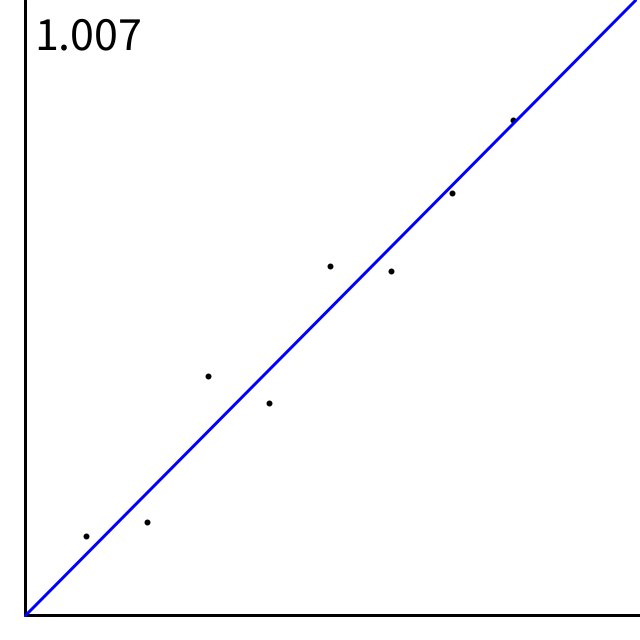
Frame 1 (no input)
Frame 60 (the mouse pressed at the canvas centre just before this capture): identical to frame 1, image omitted
Frame 120 (the mouse held since frame 60 and released just before this capture): identical to frame 1, image omitted

The Processing sketch that drew this single still picture (run headless with seeded random() and noise(); from frame 60 on, the mouse is pressed at the canvas centre):

// Processing sketch: LinearReggresion
// ── LinearReggresion.pde
private CoordSystem cs;
private Population pop;

void setup(){
  
  size(640,640);
  this.cs = new CoordSystem(10,10);
  this.cs.add(new Value(1,1 + random(2)-1));
  this.cs.add(new Value(2,2 + random(2)-1));
  this.cs.add(new Value(3,3 + random(2)-1));
  this.cs.add(new Value(4,4 + random(2)-1));
  this.cs.add(new Value(5,5 + random(2)-1));
  this.cs.add(new Value(6,6 + random(2)-1));
  this.cs.add(new Value(7,7 + random(2)-1));
  this.cs.add(new Value(8,8 + random(2)-1));
  
  this.pop = new Population(this.cs.getValues(), cs);
}

void tick() {
  this.pop.tick();
}

void draw(){
  this.tick();
  background(255);
  cs.render();
  
  
}

// ── CoordSystem.pde
class CoordSystem{
  
  private ArrayList<Value> points;
  private float xScale, yScale;
  private float mValue;
  private float currMValue;
  private int xlen , ylen;
  
  public CoordSystem(int xunits, int yunits){
    this.xlen = xunits;
    this.ylen = yunits;
    this.xScale = (width-25)/xunits;
    this.yScale = (height-25)/yunits;
    this.points = new ArrayList<Value>();
    this.mValue = 0;
  }
  
  public void render(){
    stroke(0);
    strokeWeight(3);
    line(25,height-25,width,height-25);
    line(25,height-25, 25, 0);
    strokeWeight(6);
    for(Value p: points){
      point(25 + p.getX()*xScale, (height-25) - p.getY()*yScale);
    }
    
    
    strokeWeight(3);
    
    stroke(9,255,0,100); 
    //line(25, height-25,
    //        25 + ylen*xScale, (height-25) - ylen*currMValue*yScale);
    stroke(0,0,255);
    line(25, height-25,
            25 + ylen*xScale, (height-25) - ylen*mValue*yScale);
    
    textSize(48);
    fill(0);
    text(mValue, 25, 50);
    
  }
  
  public void add(Value v){
    this.points.add(v);
  }
  
  public ArrayList<Value> getValues(){
    return points;
  }
  
  public void setMValue(float m){
    this.mValue = m;
  }
  
  public void setCurrMValue(float m){
    this.currMValue = m;
  }
  
}

// ── MPara.pde
public class MPara{
  
  private double m;
  private ArrayList<Value> points;
  
  public MPara(ArrayList<Value> points){
    this.points = points;
    this.m =( points.get(points.size()-1).getX()/points.get(points.size()-1).getY() )* random(0.9f,1.1f);
  }
  public MPara(ArrayList<Value> points, double m){
    this.points = points;
    this.m = m;
  }
  
  public float fittness(){
    float dev = 0;
    for(Value p : points){
      dev += Math.pow(p.getY() - m * p.getX()
              ,2);
    }
    return dev;
  }
  
  public double getM(){
    return m;
  }
  
  public MPara crossOver(MPara p2){
    this.m = (this.m + p2.getM())/2d;
    return this;
  }
  
  public void mutate(){
    this.m += random(-0.01, 0.01);
  }
}

// ── Population.pde
public class Population{
  
  private MPara[] m;
  private ArrayList<Value> points;
  private CoordSystem cs;
  private final float MUTATIONRATE = 0.05;
  private double tbestF;
  private MPara tbest;
  private float bestLength;
  
  public Population(ArrayList<Value> points, CoordSystem cs){
    this.points = points;
    this.cs = cs;
    this.m = new MPara[100];
    for(int i = 0; i < m.length; i++){
      m[i] = new MPara(points);
    }
    this.tbestF = 0f;
    this.bestLength = Float.MAX_VALUE;
  }
  
  public void tick() {
    //FITTNESS CALC & MAPPING
    double[] fittnesses = new double[m.length];
    double sum = 0;
    for(int i = 0; i < m.length; i++){
      double fit = m[i].fittness();
      fittnesses[i] = fit;
      sum += fit;
      if(fit<bestLength){
        this.bestLength = (float)fit;
        println("new bestLenght :" + bestLength);
        this.cs.setMValue((float)m[i].getM());
      }
    }
    //MAPPING
    double bestFittness = 0;
    int bestIndex = -1;
    for(int i = 0; i < fittnesses.length; i++){
      double mfit = 1-(fittnesses[i]/sum);
      fittnesses[i] = mfit;
      if(mfit > bestFittness){
        bestFittness = mfit;
        bestIndex = i;
      }
    }
    
    
    this.cs.setCurrMValue((float)m[bestIndex].getM());
    if(bestFittness > tbestF){
      this.tbestF = bestFittness;
      this.cs.setMValue((float)m[bestIndex].getM());
      println("new BestFittness = " + bestFittness);
    }
    
    //GENERATE
    MPara[] nm = new MPara[m.length];
    
    for(int i = 0; i < nm.length; i++){
      MPara p1 = acceptReject(fittnesses);
      MPara p2 = acceptReject(fittnesses);
      
      p1 = p1.crossOver(p2);
      
      if(MUTATIONRATE > random(1)){
        p1.mutate();
      }
      nm[i] = p1;
    }
    m = nm;
    
  }
  
  private MPara acceptReject(double[] fv){
    while(true){
        int t = floor(random(m.length));
        if(random(1f) < fv[t]){
          return m[t];
        }
      }
  }
}

// ── Value.pde
public class Value{
  
  private float x, y;
  
  public Value(float x, float y){
    this.x = x;
    this.y = y;
  }
  
  
  public float getX(){
    return this.x;
  }
  
  public float getY(){
    return this.y;
  }
  
}
